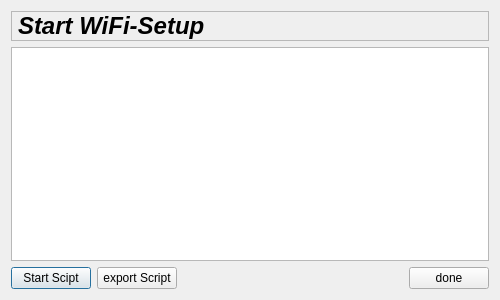
<?xml version="1.0" encoding="UTF-8"?>
<ui version="4.0">
 <class>wifiStartup</class>
 <widget class="QDialog" name="wifiStartup">
  <property name="geometry">
   <rect>
    <x>0</x>
    <y>0</y>
    <width>500</width>
    <height>300</height>
   </rect>
  </property>
  <property name="minimumSize">
   <size>
    <width>500</width>
    <height>300</height>
   </size>
  </property>
  <property name="maximumSize">
   <size>
    <width>500</width>
    <height>300</height>
   </size>
  </property>
  <property name="windowTitle">
   <string>Dialog</string>
  </property>
  <layout class="QGridLayout" name="gridLayout">
   <item row="0" column="0" colspan="4">
    <widget class="QLabel" name="headline">
     <property name="font">
      <font>
       <pointsize>18</pointsize>
       <weight>75</weight>
       <italic>true</italic>
       <bold>true</bold>
      </font>
     </property>
     <property name="frameShape">
      <enum>QFrame::StyledPanel</enum>
     </property>
     <property name="frameShadow">
      <enum>QFrame::Raised</enum>
     </property>
     <property name="text">
      <string>Start WiFi-Setup</string>
     </property>
    </widget>
   </item>
   <item row="1" column="0" colspan="4">
    <widget class="QPlainTextEdit" name="scriptOutput">
     <property name="toolTip">
      <string>Messages produced by the startup script</string>
     </property>
     <property name="readOnly">
      <bool>true</bool>
     </property>
    </widget>
   </item>
   <item row="2" column="0">
    <widget class="QPushButton" name="startScriptButton">
     <property name="toolTip">
      <string>Start the setup script to set up the wifi interface</string>
     </property>
     <property name="text">
      <string>Start Scipt</string>
     </property>
     <property name="icon">
      <iconset resource="icons.qrc">
       <normaloff>:/icons/icons/startscript.svg</normaloff>:/icons/icons/startscript.svg</iconset>
     </property>
     <property name="iconSize">
      <size>
       <width>24</width>
       <height>24</height>
      </size>
     </property>
     <property name="shortcut">
      <string>Ctrl+S, Ctrl+W</string>
     </property>
    </widget>
   </item>
   <item row="2" column="1">
    <widget class="QPushButton" name="exportScriptButton">
     <property name="toolTip">
      <string>Export the startup script for external use!</string>
     </property>
     <property name="text">
      <string>export Script</string>
     </property>
     <property name="icon">
      <iconset resource="icons.qrc">
       <normaloff>:/icons/icons/export.svg</normaloff>:/icons/icons/export.svg</iconset>
     </property>
     <property name="iconSize">
      <size>
       <width>24</width>
       <height>24</height>
      </size>
     </property>
    </widget>
   </item>
   <item row="2" column="2">
    <spacer name="horizontalSpacer">
     <property name="orientation">
      <enum>Qt::Horizontal</enum>
     </property>
     <property name="sizeHint" stdset="0">
      <size>
       <width>247</width>
       <height>20</height>
      </size>
     </property>
    </spacer>
   </item>
   <item row="2" column="3">
    <widget class="QPushButton" name="doneButton">
     <property name="toolTip">
      <string>Close this window.</string>
     </property>
     <property name="text">
      <string>done</string>
     </property>
     <property name="icon">
      <iconset resource="icons.qrc">
       <normaloff>:/icons/icons/done.svg</normaloff>:/icons/icons/done.svg</iconset>
     </property>
     <property name="iconSize">
      <size>
       <width>24</width>
       <height>24</height>
      </size>
     </property>
    </widget>
   </item>
  </layout>
 </widget>
 <resources>
  <include location="icons.qrc"/>
 </resources>
 <connections>
  <connection>
   <sender>startScriptButton</sender>
   <signal>clicked()</signal>
   <receiver>wifiStartup</receiver>
   <slot>slot_startScriptButtonClicked()</slot>
   <hints>
    <hint type="sourcelabel">
     <x>60</x>
     <y>280</y>
    </hint>
    <hint type="destinationlabel">
     <x>3</x>
     <y>254</y>
    </hint>
   </hints>
  </connection>
  <connection>
   <sender>exportScriptButton</sender>
   <signal>clicked()</signal>
   <receiver>wifiStartup</receiver>
   <slot>slot_exportScriptButtonClicked()</slot>
   <hints>
    <hint type="sourcelabel">
     <x>152</x>
     <y>282</y>
    </hint>
    <hint type="destinationlabel">
     <x>205</x>
     <y>280</y>
    </hint>
   </hints>
  </connection>
  <connection>
   <sender>doneButton</sender>
   <signal>clicked()</signal>
   <receiver>wifiStartup</receiver>
   <slot>slot_doneButtonClicked()</slot>
   <hints>
    <hint type="sourcelabel">
     <x>467</x>
     <y>281</y>
    </hint>
    <hint type="destinationlabel">
     <x>412</x>
     <y>283</y>
    </hint>
   </hints>
  </connection>
 </connections>
 <slots>
  <slot>slot_startScriptButtonClicked()</slot>
  <slot>slot_exportScriptButtonClicked()</slot>
  <slot>slot_doneButtonClicked()</slot>
 </slots>
</ui>
